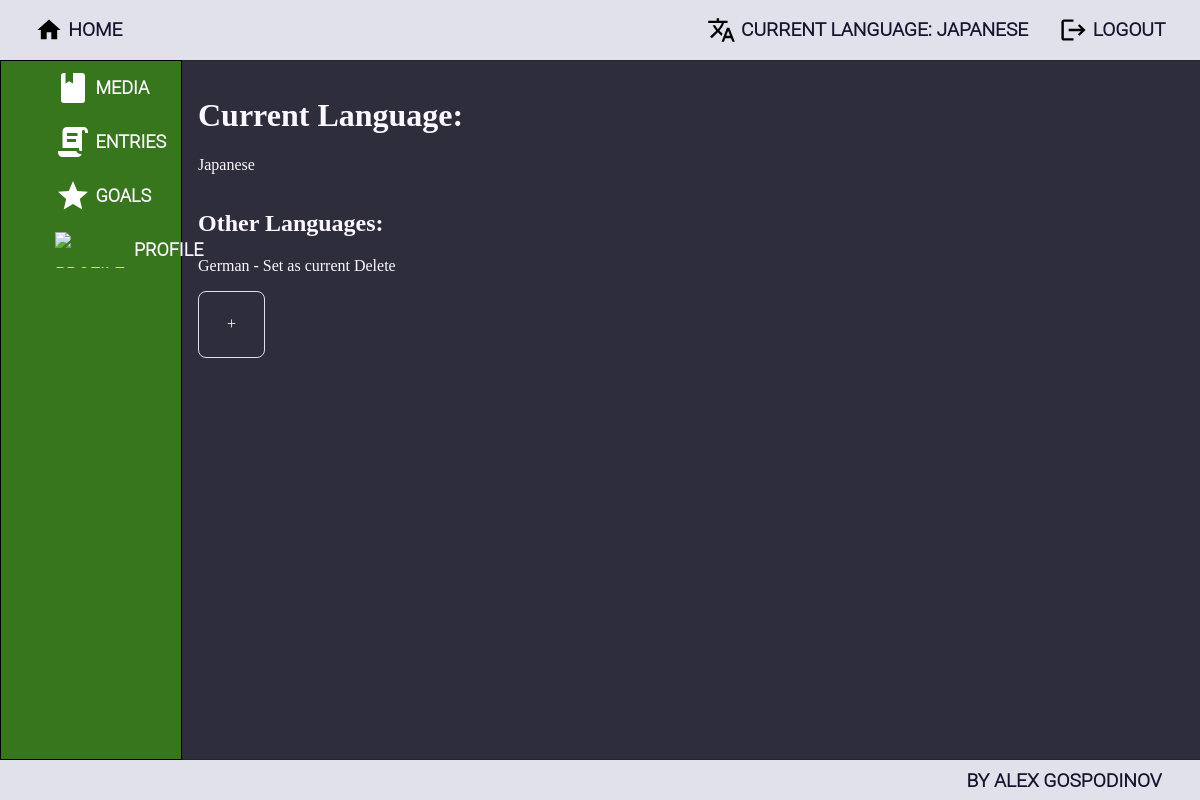
/language/ (signed in), run on an earlier commit of the app's database.
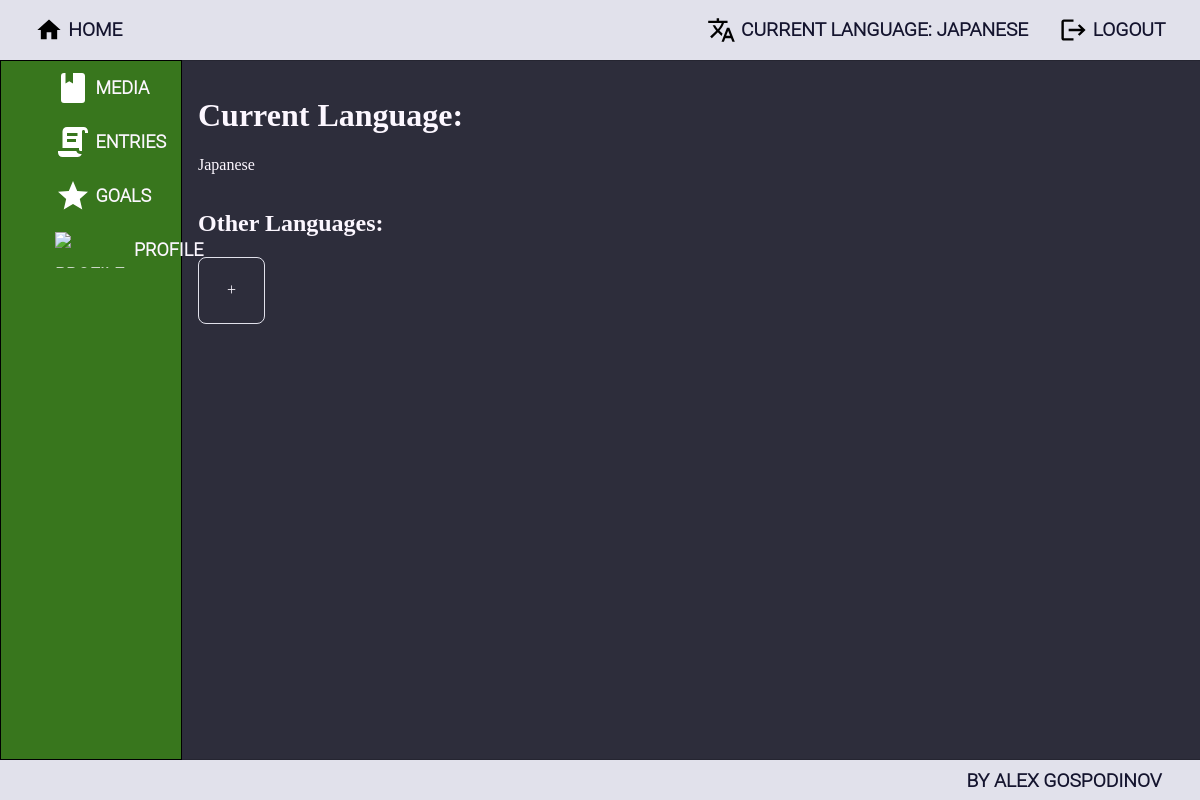
And on a later commit of the database.
### ImmersionTracker/languages/models.py (models this page shows, shortened)
class Language(HasOwnerProfile, models.Model):
    LANGUAGE_NAME_MAX_LENGTH = 20
    name = models.CharField(
        max_length=LANGUAGE_NAME_MAX_LENGTH,
        null=False,
        blank=False,
    )

### ImmersionTracker/languages/views.py (the view)
# urls.py: path('', LanguagesIndexView.as_view(), name='languages_index'),
class LanguagesIndexView(LoginRequiredMixin, views.TemplateView):
    template_name = 'languages/languages_index.html'
    def get_context_data(self, **kwargs):
        context = super().get_context_data(**kwargs)
        context['languages'] = get_current_profile(self.request).language_set.all()
        context['current_language'] = get_current_language(self.request)
        return context

### ImmersionTracker/utils.py (called while the page is built)
def get_current_profile(request):
    return Profile.objects.get(user_id=request.user.id)

def get_current_language(request):
    return get_current_profile(request).current_language

### templates/languages/languages_index.html
{% extends 'base.html' %}
{% block main_content %}
    <div class="languages-wrapper">
        <div class="current-language-display">
            <h1>Current Language:</h1>
            <p> {{ current_language.name }}</p>
        </div>
        <div class="other-languages-display">
            <h2>Other Languages:</h2>
            {% for lang in languages %}
                {% if request.user.profile.current_language != lang %}
                    <p> {{ lang.name }} -
                        <a href="{% url 'language_change_current' pk=lang.pk %}"> Set as current </a>
                        <a href="{% url 'language_delete' pk=lang.pk%}"> Delete </a>
                {% endif %}
            {% endfor %}
            <div class="create-new-content">
                <a href="{% url 'language_create' %}">+</a>
            </div>
        </div>
    </div>
{% endblock %}

What changed in the data, as far as the page shows it:
removed Language: name "German"
